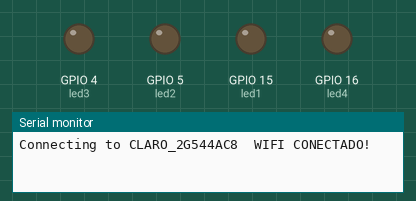
A sketch run on a simulated ESP32. Shown: output pins drawn as LEDs (lit = HIGH), the last lines printed to the serial monitor. WiFi joins after 1.5 s; servers stay silent unless stated; the local clock reads 2024-03-15 10:24:30 at power-on unless the sketch sets it; the Firebase database answers and starts empty.

Above: at 0.1 s.
At 5.9 s:
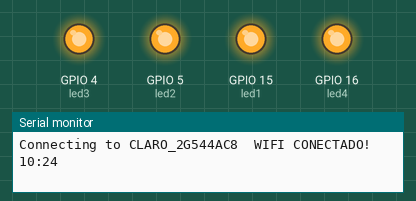
Timing chart, 0 to 10.7 s (numbered marks = the images above):
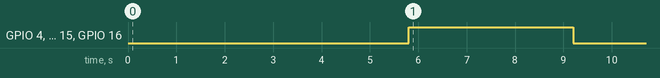

The sketch:

teste10.ino
```cpp
//TIMESTAMP: ACIONAMENTO LED POR TEMPO

//Bibliotecas
#include <NTPClient.h>  // Biblioteca do NTP.
#include <WiFi.h>       // Biblioteca do WiFi.
#include <IOXhop_FirebaseESP32.h>
#include <ArduinoJson.h>

#define FIREBASE_HOST "https://projetoaulaextra-64b8d-default-rtdb.firebaseio.com"
#define FIREBASE_AUTH "XWj6EaNcf9tpwxrAjAM995NJxDjZSceyxjIiLyjd"
#define WIFI_SSID "CLARO_2G544AC8"
#define WIFI_PASSWORD "96544AC8"

//Conexão com wifi
const char* ssid = "CLARO_2G544AC8";
const char* password = "96544AC8";


// --------------Configuração de relógio online -------------------
const char* ntpServer1 = "c.st1.ntp.br"; //Endereço 1
const char* ntpServer2 = "pool.ntp.org";//Endereço 2
const long gmtOffset_sec = 0;
const int daylightOffset_sec = -3600*3;

int hrs = 0;
int mins = 0;

int Ch1;
int Cm1;
int Ch2;
int Cm2;
int Ch3;
int Cm3;
int Ch4;
int Cm4;
int hora[4];
int minuto[4];
int horamedi[4];
int minmedi[4];
unsigned long tempoAtual     = 0;
unsigned long tempoAnterior1 = 0;
unsigned long tempoAnterior2 = 0;


struct tm timeinfo;

int led1 = 15;
int led2 = 5;                      // definição dos pinos de saidas
int led3 = 4;
int led4 = 16;

void printLocalTime() {

  if (!getLocalTime(&timeinfo)) {
    Serial.println("Não foi possivel obter o tempo");
    return;
  } //Caso não consiga buscar o horario
  Serial.println(&timeinfo, "%H:%M");  //Saida horario monitor serial

  delay(1000);
}


void setup() {
  Serial.begin(115200);

  configTime(gmtOffset_sec, daylightOffset_sec, ntpServer1, ntpServer2); //Configuração Time

  pinMode(led1, OUTPUT);  //Define o pino como saída
  // digitalWrite(led1, LOW);
  pinMode(led2, OUTPUT);
  // digitalWrite(led2, LOW);
  pinMode(led3, OUTPUT);
  // digitalWrite(led3, LOW);
  pinMode(led4, OUTPUT);
  // digitalWrite(led3, LOW);

  Serial.printf("Connecting to %s ", ssid);
  WiFi.begin(ssid, password);

  Serial.println(" WIFI CONECTADO!");
  delay(1000);

  Firebase.begin(FIREBASE_HOST, FIREBASE_AUTH);

}

void AlarmTools(){

  Ch1 = Firebase.getInt("maleta/C1/hora");
  Cm1 = Firebase.getInt("maleta/C1/minu");
  Ch2 = Firebase.getInt("maleta/C2/hora");
  Cm2 = Firebase.getInt("maleta/C2/minu");

  Ch3 = Firebase.getInt("maleta/C3/hora");
  Cm3 = Firebase.getInt("maleta/C3/minu");
  Ch4 = Firebase.getInt("maleta/C4/hora");
  Cm4 = Firebase.getInt("maleta/C4/minu");

  hora[0] = Firebase.getInt("maleta/C1/adhoramed");
  minuto[0] = Firebase.getInt("maleta/C1/adminmed");

  hora[1] = Firebase.getInt("maleta/C2/adhoramed");
  minuto[1] = Firebase.getInt("maleta/C2/adminmed");

  hora[2] = Firebase.getInt("maleta/C3/adhoramed");
  minuto[2] = Firebase.getInt("maleta/C3/adminmed");

  hora[3] = Firebase.getInt("maleta/C4/adhoramed");
  minuto[3] = Firebase.getInt("maleta/C4/adminmed");


  hrs = timeinfo.tm_hour;
  mins = timeinfo.tm_min;

  horamedi[0] = Ch1 + hora[0];
  minmedi[0] = Cm1 + minuto[0];

  horamedi[1] = Ch2 + hora[1];
  minmedi[1] = Cm2 + minuto[1];

  horamedi[2] = Ch3 + hora[2];
  minmedi[2] = Cm3 + minuto[2];

  horamedi[3] = Ch4 + hora[3];
  minmedi[3] = Cm4 + minuto[3];

}


void loop()
{
 tempoAtual = millis();

// Executa a tarefa a cada 1 segundo.
  if (tempoAtual >= (tempoAnterior1 + 1000)) { // Verfica se passou 1 segundo.
    tempoAnterior1 = tempoAtual;               // atualiza a variavel de verificação de passagem de tempo.
    AlarmTools();                              // Verifica se ocorreu alguma atualização na temporização dos remédios.
  }

while(true){

  AlarmTools();

  if(hrs == horamedi[0] &&  mins == minmedi[0] ){
    digitalWrite(led1, HIGH);
  }else{
    digitalWrite(led1,LOW);
  }
  if(hrs == horamedi[1] &&  mins == minmedi[1]){
    digitalWrite(led2, HIGH);
  }else{
    digitalWrite(led2,LOW);
  }
  if(hrs == horamedi[2] &&  mins == minmedi[2]){
    digitalWrite(led3, HIGH);
  }else{
    digitalWrite(led3,LOW);
  }
  if(hrs == horamedi[3] &&  mins == minmedi[3]){
    digitalWrite(led4, HIGH);
  }else{
    digitalWrite(led4,LOW);
  }


  // delay(1000);
  printLocalTime();
  }

}
```

Measured:
- by itself, GPIO 4 (led3), GPIO 5 (led2), GPIO 15 (led1), GPIO 16 (led4): LOW → HIGH at 5.8 s, → LOW 3.4 s later
